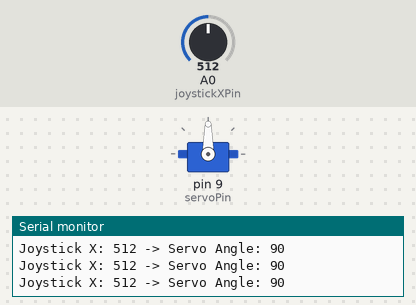
The sketch below on a simulated Arduino Uno, built with avr-gcc and run on an emulated ATmega328P. On the bench: servo, the last lines printed to the serial monitor. The test bench sets the inputs (shaded band); at power-on: A0 (joystickXPin) = 512.

Above: at 1.2 s.
1.3 s: A0 (joystickXPin) set to 558
At 1.6 s:
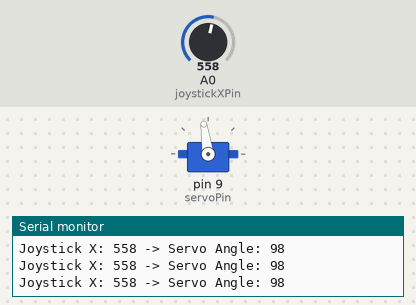
4.3 s: A0 (joystickXPin) set to 585
At 4.9 s:
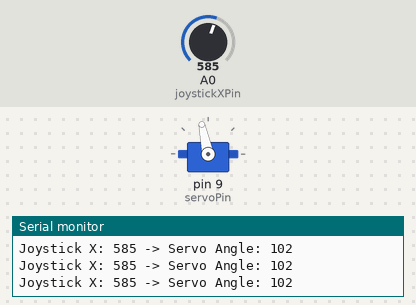
5.8 s: A0 (joystickXPin) set to 306
At 6.1 s:
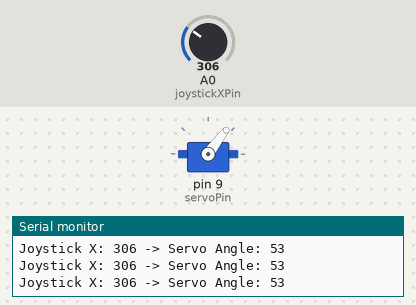
7.3 s: A0 (joystickXPin) set to 109
At 8.4 s:
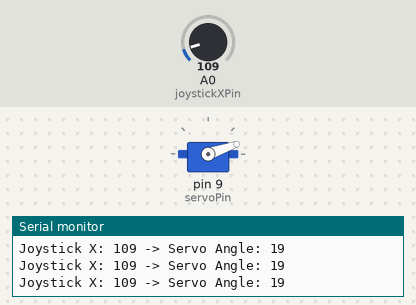
8.8 s: A0 (joystickXPin) set to 95
At 9.4 s:
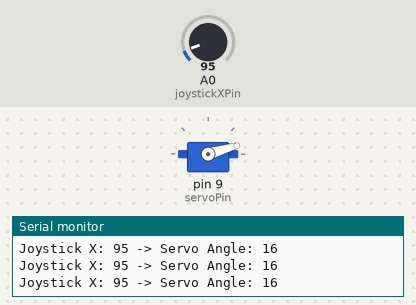
10.3 s: A0 (joystickXPin) set to 716
At 11.5 s:
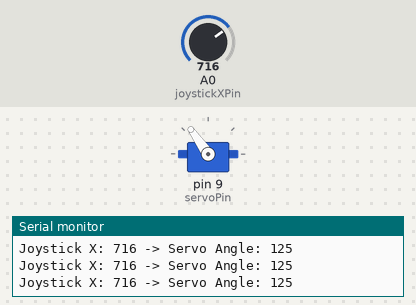
Timing chart, 0 to 12.8 s (numbered marks = the images above; inputs shaded):
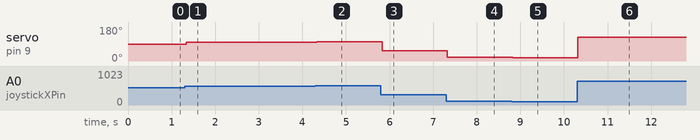

Measured:
- after the input at 1.3 s, servo on pin 9 (servoPin): 90° → 98° at once
- after the input at 4.3 s, servo on pin 9 (servoPin): 98° → 102° at once
- after the input at 5.8 s, servo on pin 9 (servoPin): 102° → 53° at once
- after the input at 7.3 s, servo on pin 9 (servoPin): 53° → 19° at once
- after the input at 8.8 s, servo on pin 9 (servoPin): 19° → 16° at once
- after the input at 10.3 s, servo on pin 9 (servoPin): 16° → 125° at once

The sketch:

ontrolling_servo_with_joystick_OLED_0_91_copy_20240910231111.ino
```cpp
#include <Servo.h>  // Include the Servo library

// Create a Servo object
Servo myServo;

// Pin definitions
const int joystickXPin = A0;  // Analog pin connected to VRx of the joystick
const int servoPin = 9;       // Digital pin connected to the signal pin of the servo

void setup() {
  myServo.attach(servoPin);  // Attach the servo to the specified pin
  Serial.begin(9600);        // Start serial communication for debugging
}

void loop() {
  int joystickXValue = analogRead(joystickXPin);  // Read the X-axis value from the joystick

  // Map the joystick X-axis value (0-1023) to servo angle (0-180)
  int servoAngle = map(joystickXValue, 0, 1023, 0, 180);

  myServo.write(servoAngle);  // Set the servo position
  delay(15);                  // Allow time for the servo to reach the position

  // Print the values for debugging
  Serial.print("Joystick X: ");
  Serial.print(joystickXValue);
  Serial.print(" -> Servo Angle: ");
  Serial.println(servoAngle);
}
```
